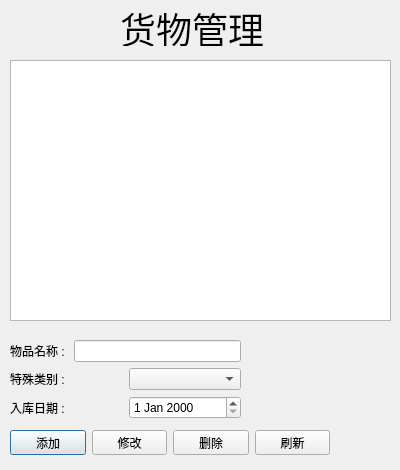
<?xml version="1.0" encoding="UTF-8"?>
<ui version="4.0">
 <class>goodsDialog</class>
 <widget class="QDialog" name="goodsDialog">
  <property name="geometry">
   <rect>
    <x>0</x>
    <y>0</y>
    <width>400</width>
    <height>470</height>
   </rect>
  </property>
  <property name="windowTitle">
   <string>Dialog</string>
  </property>
  <widget class="QLabel" name="label">
   <property name="geometry">
    <rect>
     <x>120</x>
     <y>10</y>
     <width>144</width>
     <height>36</height>
    </rect>
   </property>
   <property name="font">
    <font>
     <pointsize>27</pointsize>
    </font>
   </property>
   <property name="text">
    <string>货物管理</string>
   </property>
  </widget>
  <widget class="QTableView" name="tableView">
   <property name="geometry">
    <rect>
     <x>10</x>
     <y>60</y>
     <width>381</width>
     <height>261</height>
    </rect>
   </property>
  </widget>
  <widget class="QWidget" name="">
   <property name="geometry">
    <rect>
     <x>10</x>
     <y>340</y>
     <width>231</width>
     <height>80</height>
    </rect>
   </property>
   <layout class="QVBoxLayout" name="verticalLayout">
    <item>
     <layout class="QHBoxLayout" name="horizontalLayout_2">
      <item>
       <widget class="QLabel" name="label_2">
        <property name="text">
         <string>物品名称 : </string>
        </property>
       </widget>
      </item>
      <item>
       <widget class="QLineEdit" name="lineEdit"/>
      </item>
     </layout>
    </item>
    <item>
     <layout class="QHBoxLayout" name="horizontalLayout">
      <item>
       <widget class="QLabel" name="label_3">
        <property name="text">
         <string>特殊类别 : </string>
        </property>
       </widget>
      </item>
      <item>
       <widget class="QComboBox" name="comboBox">
        <item>
         <property name="text">
          <string/>
         </property>
        </item>
        <item>
         <property name="text">
          <string>超长</string>
         </property>
        </item>
        <item>
         <property name="text">
          <string>超重</string>
         </property>
        </item>
        <item>
         <property name="text">
          <string>保温</string>
         </property>
        </item>
       </widget>
      </item>
     </layout>
    </item>
    <item>
     <layout class="QHBoxLayout" name="horizontalLayout_3">
      <item>
       <widget class="QLabel" name="label_4">
        <property name="text">
         <string>入库日期 : </string>
        </property>
       </widget>
      </item>
      <item>
       <widget class="QDateEdit" name="dateEdit"/>
      </item>
     </layout>
    </item>
   </layout>
  </widget>
  <widget class="QWidget" name="">
   <property name="geometry">
    <rect>
     <x>10</x>
     <y>430</y>
     <width>320</width>
     <height>25</height>
    </rect>
   </property>
   <layout class="QHBoxLayout" name="horizontalLayout_4">
    <item>
     <widget class="QPushButton" name="pushButton">
      <property name="text">
       <string>添加</string>
      </property>
     </widget>
    </item>
    <item>
     <widget class="QPushButton" name="pushButton_2">
      <property name="text">
       <string>修改</string>
      </property>
     </widget>
    </item>
    <item>
     <widget class="QPushButton" name="pushButton_3">
      <property name="text">
       <string>删除</string>
      </property>
     </widget>
    </item>
    <item>
     <widget class="QPushButton" name="pushButton_4">
      <property name="text">
       <string>刷新</string>
      </property>
     </widget>
    </item>
   </layout>
  </widget>
 </widget>
 <resources/>
 <connections/>
</ui>
